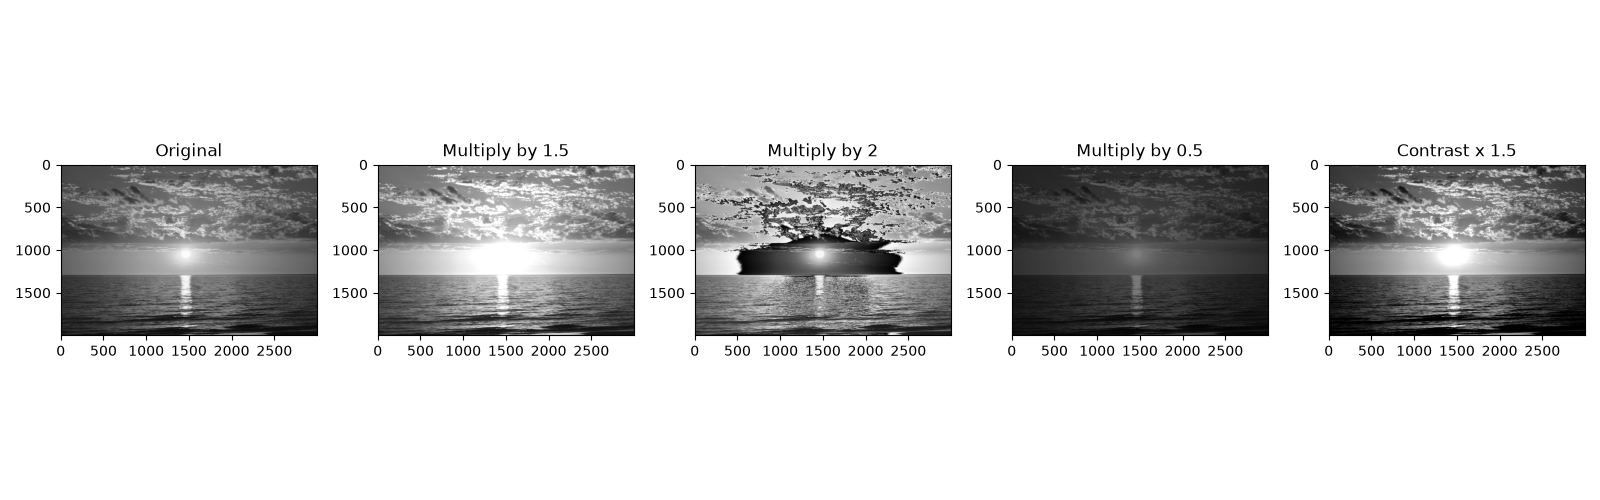

Write Python code to recreate this figure.

import sys
import cv2
import numpy as np
import matplotlib.pyplot as plt

if len(sys.argv) != 2:
    print("Usage: python ex06.py <image file>")
    sys.exit(1)

filename = sys.argv[1]

img = cv2.imread(filename, cv2.IMREAD_GRAYSCALE)

if img is None:
    print("Failed to read image")
    sys.exit(1)


# Part 1
result = img * 1.5

print("Original dtype:", img.dtype)
print("Result dtype:", result.dtype)
print("Original maximum:", img.max())
print("Result maximum:", result.max())

# Part 2
result_uint8 = np.clip(result, 0, 255).astype(np.uint8)

# plt.figure(figsize=(10, 5))

# plt.subplot(1, 2, 1)
# plt.imshow(img, cmap="gray", vmin=0, vmax=255)
# plt.title("Original")

# plt.subplot(1, 2, 2)
# plt.imshow(result_uint8, cmap="gray", vmin=0, vmax=255)
# plt.title("Contrast x 1.5")

# plt.savefig("ex06.png")
# plt.show()


# Part 3
result2 = img * 2

print("Integer multiplication dtype:", result2.dtype)
print("Integer multiplication maximum:", result2.max())

# Part 4
result_half = img * 0.5

print("Half multiplication dtype:", result_half.dtype)
print("Half multiplication maximum:", result_half.max())

# Convert results to valid uint8 images
result2_uint8 = result2
result_half_uint8 = np.clip(result_half, 0, 255).astype(np.uint8)


# Part 5 - Bonus
m = img.mean()

result_contrast = (img.astype(np.float64) - m) * 1.5 + m

result_contrast_uint8 = np.clip(
    result_contrast, 0, 255
).astype(np.uint8)

print("Image mean:", m)
print("Contrast result dtype:", result_contrast.dtype)

# Display all images
plt.figure(figsize=(16, 5))

plt.subplot(1, 5, 1)
plt.imshow(img, cmap="gray", vmin=0, vmax=255)
plt.title("Original")

plt.subplot(1, 5, 2)
plt.imshow(result_uint8, cmap="gray", vmin=0, vmax=255)
plt.title("Multiply by 1.5")

plt.subplot(1, 5, 3)
plt.imshow(result2_uint8, cmap="gray", vmin=0, vmax=255)
plt.title("Multiply by 2")

plt.subplot(1, 5, 4)
plt.imshow(result_half_uint8, cmap="gray", vmin=0, vmax=255)
plt.title("Multiply by 0.5")

plt.subplot(1, 5, 5)
plt.imshow(result_contrast_uint8, cmap="gray", vmin=0, vmax=255)
plt.title("Contrast x 1.5")

plt.tight_layout()
plt.savefig("ex06.png")
plt.show()
